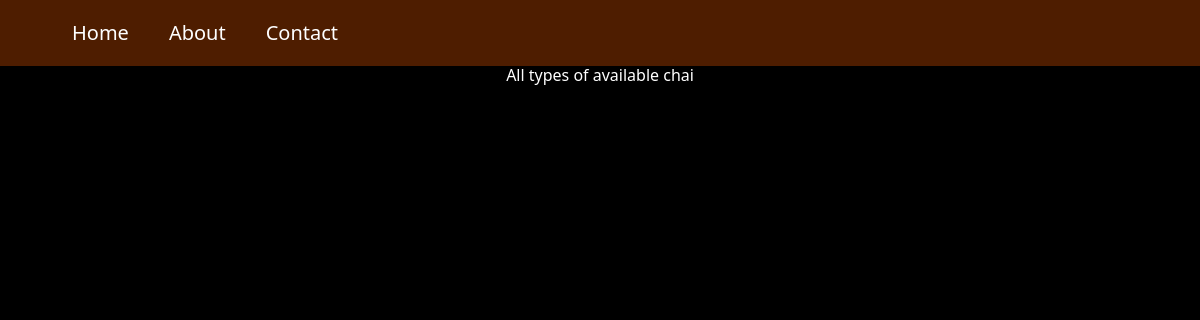
Page /chai/ on the earlier database version.
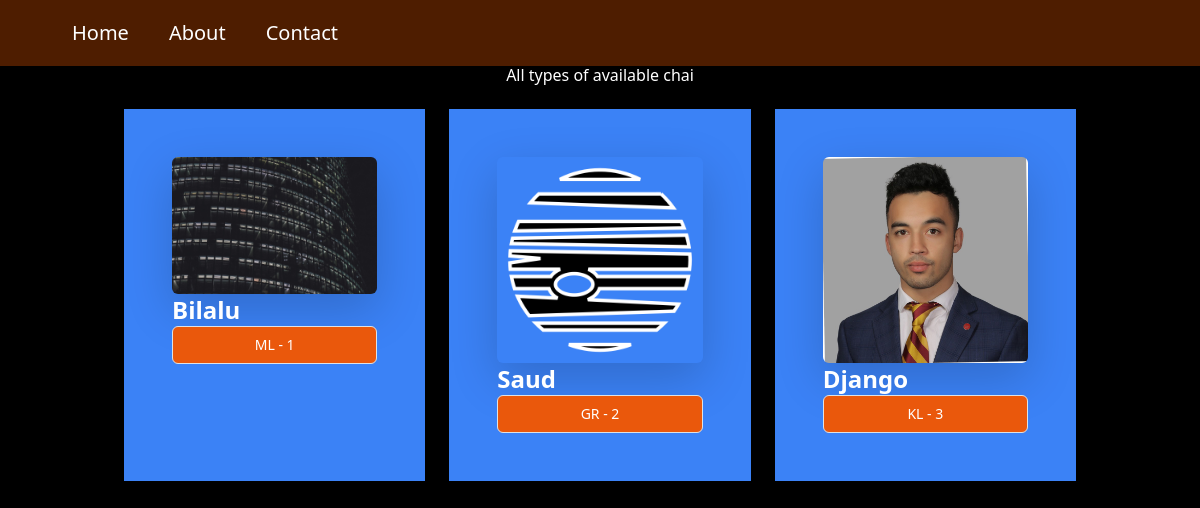
Same page on the later database version.
### chai/models.py (models this page shows, shortened)
class ChaiVariety(models.Model):
    CHAI_TYPE_CHOICE = [
        ('ML', 'MASALA'),
        ('GR', 'GINGER'),
        ('KL', 'KIWI'),
        ('PL', 'PLAIN'),
        ('EL', 'ELACHI'),
    ]
    name = models.CharField(max_length=100)
    image= models.ImageField(upload_to="chais/")
    date_added = models.DateTimeField(default=timezone.now)
    type= models.CharField(max_length=2, choices=CHAI_TYPE_CHOICE)
    description=models.TextField(default='')

### chai/views.py (the view)
# urls.py: path('',views.all_chai, name='all_chai'),
def all_chai(request):
    chais=ChaiVariety.objects.all()
    return render(request,'chai/all_chai.html',{'chais':chais})

### chai/templates/chai/all_chai.html (shortened to what this page needs)
{% extends 'layout.html' %}
{% block content %}
    <h1> All types of available chai</h1>
<div class="grid grid-cols-3 gap-4 m-4">
 {% for chai in chais %}
<div class="bg-blue-500 p-5">
    <img class="rounded shadow-lg" src="{{chai.image.url}}">
    <h3 class="text-2xl font-bold">{{chai.name}}</h3>
    <a href="{% url 'chai_detail' chai.id %}">
        <button type="button" class="inline-flex items-center w-[100%] justify-center px-4 py-2 border border-transparent text-sm font-medium rounded-md text-white bg-orange-600 hover:bg-orange-700 focus:outline-none focus:ring-2 focus:ring-off-set-2 focus:ring-orange-500">
            {{chai.type}} - {{chai.id}}
        </button>
    </a>
</div>
{% endfor %}
</div>
{% endblock %}

### templates/layout.html (shortened to what this page needs)
{% load static tailwind_tags %}
<!DOCTYPE html>
<html lang="en">
<head>
    <link href="https://cdn.jsdelivr.net/npm/bootstrap@5.3.3/dist/css/bootstrap.min.css" rel="stylesheet">
    <link href="{% static 'styles.css' %}" rel="stylesheet"/>
    {% tailwind_css %}
</head>
<body>
    <nav class="navbar " style="background-color: rgb(78, 29, 0)">
        <div class="row" style="margin-left: 50px; padding:10px;">
            <div class="col-sm">
                <a class="navbar-brand" href="#" style="color:white">
                    Home
                  </a>
            </div>
            <div class="col-sm">
                <a class="navbar-brand" href="#" style="color:white">
                   About
                  </a>
            </div>
            <div class="col-sm">
                <a class="navbar-brand" href="#" style="color:white">
                  Contact
                  </a>
            </div>
        </div>
      </nav>
    <div class="container">
    {% block content %}
    {% endblock %}
</div>
</body>
</html>

### static/styles.css (style rules this page uses)
body { background-color:rgb(0, 0, 0); color:white; }
h1 { text-align:center; font-size:2em; }

Differences in the rows shown:
added ChaiVariety: image (picture), name "Bilalu", type "ML", id "1"
added ChaiVariety: image (picture), name "Saud", type "GR", id "2"
added ChaiVariety: image (picture), name "Django", type "KL", id "3"
